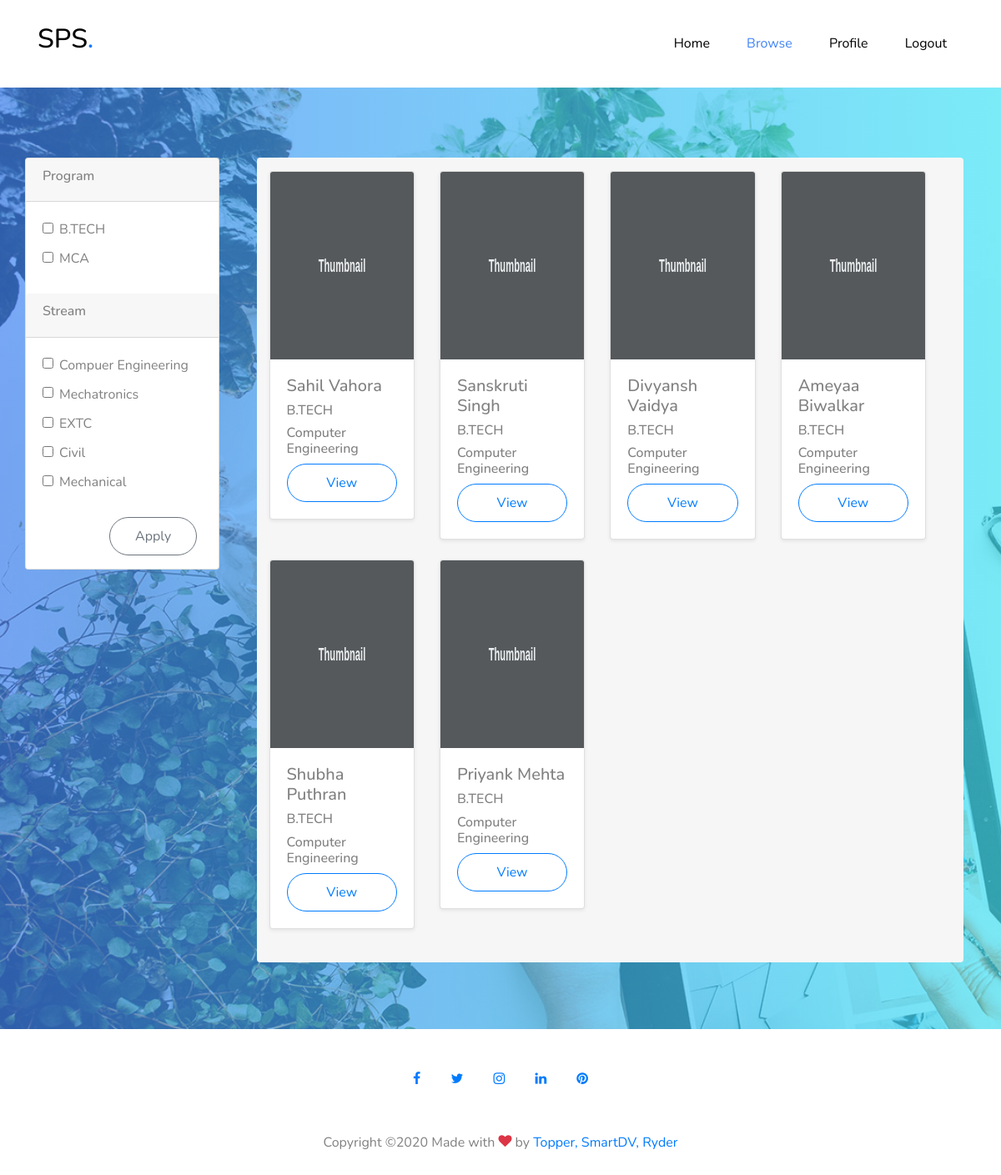
The page /profile/browse/ (signed in) on the database as committed earlier.
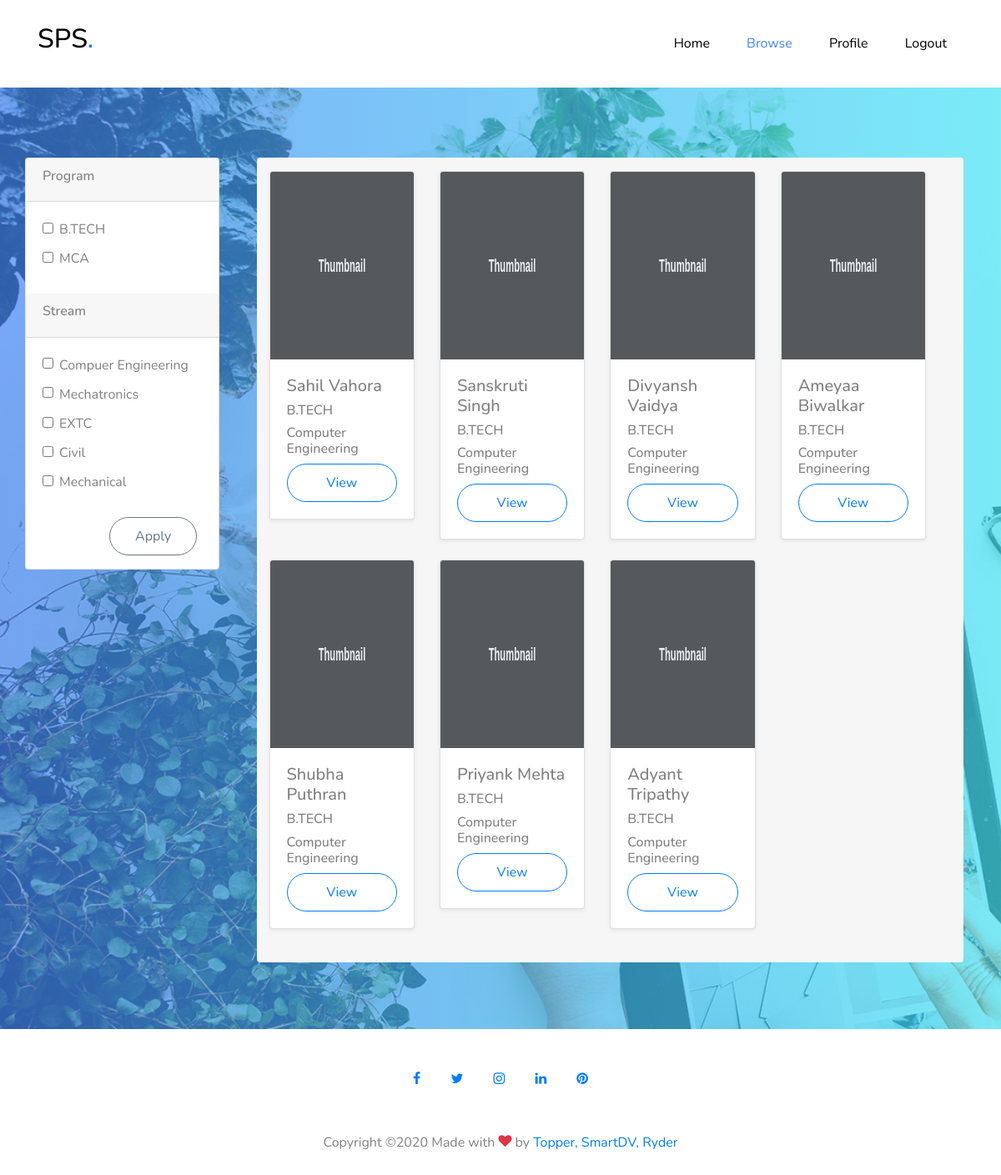
The same page on the database as committed later.
### Users/models.py (models this page shows, shortened)
class UserInfo(models.Model):
    user = models.OneToOneField(User, on_delete=models.CASCADE)
    program = models.CharField(max_length=100)
    stream = models.CharField(max_length=100)
    phone_num = models.CharField(max_length=15)
    user_img = models.URLField()
    languages = models.CharField(max_length=1000)
    projects = models.CharField(max_length=1000)
    cgpa = models.CharField(max_length=4)
    core = models.CharField(max_length=500)
    experience = models.CharField(max_length=500)

### Profile/views.py (the view)
# urls.py: path("browse/", views.browse_page, name="Browse Page"),
@login_required()
def browse_page(request):
    if request.user.is_staff:
        query_set = UserInfo.objects.all()
        context = {"object_info": query_set}
        return render(request, 'Profile/browse.html', context)
    else:
        return HttpResponse('You are not authorized to view this profile!')

### Profile/templates/Profile/browse.html (shortened to what this page needs)
{% load static %}
<html lang="en">
<head>
    <link rel="stylesheet" href="{% static 'home_fonts/icomoon/style.css'%}">
    <link rel="stylesheet" href="{% static 'home_css/bootstrap.min.css'%}">
    <link rel="stylesheet" href="{% static 'home_css/jquery-ui.css'%}">
    <link rel="stylesheet" href="{% static 'home_fonts/flaticon/font/flaticon.css'%}">
    <link rel="stylesheet" href="{% static 'home_css/style.css'%}">
    <link rel="stylesheet" href="{% static 'css/browse_page.css'%}">
</head>
<body data-spy="scroll" data-target=".site-navbar-target" data-offset="300">
<div class="site-wrap" id="home-section">
    <header class="site-navbar py-4 site-navbar-target" role="banner">
        <div class="container">
            <div class="row align-items-center">
                <div class="col-6 col-md-3 col-xl-4  d-block">
                    <h1 class="mb-0 site-logo"><a href="/" class="text-black h2 mb-0">SPS<span
                            class="text-primary">.</span> </a></h1>
                </div>
                <div class="col-12 col-md-9 col-xl-8 main-menu">
                    <nav class="site-navigation position-relative text-right" role="navigation">
                        <ul class="site-menu main-menu js-clone-nav mr-auto d-none d-lg-block ml-0 pl-0">
                            <li><a href="/" class="nav-link">Home</a></li>
                            <li><a href="" class="nav-link active">Browse</a></li>
                            <li><a href="/profile/0" class="nav-link">Profile</a></li>
                            <li><a href="/logout" class="nav-link">Logout</a></li>
                        </ul>
                    </nav>
                </div>
            </div>
        </div>
    </header>
    <br>
    <br>
    <br>
    <section id="main_section" class="site-section bg-image2 overlay"
             style="background-image:url('{% static 'home_images/hero_1.jpg'%}');">
        <div id="filter_and_profiles" class="container-fluid row">
            <div class="col-md" id="fiter_panel">
                <br>
                <div class="col">
                    <div class="card">
                        <form method="POST">
                            <article class="card-group-item">
                                <header class="card-header">
                                    <h6 class="title">Program</h6>
                                </header>
                                <div class="filter-content">
                                    <div class="card-body">
                                        <label class="form-check">
                                            <input class="form-check-input" type="checkbox" value="">
                                            <span class="form-check-label">
                                            B.TECH
                                          </span>
                                        </label>
                                        <label class="form-check">
                                            <input class="form-check-input" type="checkbox" value="">
                                            <span class="form-check-label">
                                          MCA
                                        </span>
                                        </label>
                                    </div>
                                </div>
                            </article>
                            <article class="card-group-item">
                                <header class="card-header">
                                    <h6 class="title">Stream</h6>
                                </header>
                                <div class="filter-content">
                                    <div class="card-body">
                                        <label class="form-check">
                                            <input class="form-check-input" type="checkbox" name="exampleRadio"
                                                   value="">
                                            <span class="form-check-label">Compuer Engineering</span>
                                        </label>
                                        <label class="form-check">
                                            <input class="form-check-input" type="checkbox" name="exampleRadio"
                                                   value="">
                                            <span class="form-check-label">Mechatronics</span>
                                        </label>
                                        <label class="form-check">
                                            <input class="form-check-input" type="checkbox" name="exampleRadio"
                                                   value="">
                                            <span class="form-check-label">EXTC</span>
                                        </label>
                                        <label class="form-check">
                                            <input class="form-check-input" type="checkbox" name="exampleRadio"
                                                   value="">
                                            <span class="form-check-label">Civil</span>
                                        </label>
                                        <label class="form-check">
                                            <input class="form-check-input" type="checkbox" name="exampleRadio"
                                                   value="">
                                            <span class="form-check-label">Mechanical</span>
                                        </label>
                                    </div>
                                </div>
                            </article>
                            <div class="center-block" id="apply_div">
                                <input type="button" class="btn btn-outline-secondary" value="Apply" id="apply_btn">
                            </div>
                        </form>
                    </div>
                </div>
            </div>
            <aside class="col-md-9" id="profiles_section">
                <br>
                <div class="album py-3 bg-light rounded">
                    <div class="container row">
                        {% for info in object_info %}
                        <div class=" col-md-3 ">
                            <div class="card mb-4 shadow-sm ">
                                <img class="card-img-top "
                                     data-src="holder.js/100px225?theme=thumb&amp;bg=55595c&amp;fg=eceeef&amp;text=Thumbnail "
                                     alt="Thumbnail [100%x225] " style="height: 225px; width: 100%; display: block; "
                                     data-holder-rendered="true ">
                                <div class="card-body ">
                                    <h5>{{info.user.first_name}} {{info.user.last_name}}</h5>
                                    <h6>{{info.program}}</h6>
                                    <h6>{{info.stream}}</h6>
                                    <div class="d-flex justify-content-between align-items-center ">
                                        <button type="button " href="" class="btn btn-block btn-outline-primary ">View
                                        </button>
                                    </div>
                                </div>
                            </div>
                        </div>
                        {% endfor %}
                    </div>
                </div>
            </aside>
        </div>
    </section>
    <div class="footer py-5 text-center">
        <div class="container">
            <div class="row mb-5">
                <div class="col-12">
                    <p class="mb-0">
                        <a href="#" class="p-3"><span class="icon-facebook"></span></a>
                        <a href="#" class="p-3"><span class="icon-twitter"></span></a>
                        <a href="#" class="p-3"><span class="icon-instagram"></span></a>
                        <a href="#" class="p-3"><span class="icon-linkedin"></span></a>
                        <a href="#" class="p-3"><span class="icon-pinterest"></span></a>
                    </p>
                </div>
            </div>
            <div class="row">
                <div class="col-md-12">
                    <p class="mb-0">
                        Copyright &copy;<script>document.write(new Date().getFullYear());</script>
                        Made with <i class="icon-heart text-danger" aria-hidden="true"></i> by <a href="#"
                                                                                                  target="_blank">Topper,
                        SmartDV, Ryder</a>
                    </p>
                </div>
            </div>
        </div>
    </div>
</div>
</body>
</html>

### Profile/static/home_css/style.css (style rules this page uses)
body { line-height: 1.7; color: gray; font-weight: 400; font-size: 1rem; }
a { -webkit-transition: .3s all ease; -o-transition: .3s all ease; transition: .3s all ease; }
h1, h2, h3, h4, h5, .h1, .h2, .h3, .h4, .h5 { font-family: "Nunito", -apple-system, BlinkMacSystemFont, "Segoe UI", Roboto, "Helvetica Neue", Arial, sans-serif, "Apple Color Emoji", "Segoe UI Emoji", "Segoe UI Symbol", "Noto Color Emoji"; }
.bg-light { background: #f6f6f6 !important; }
.text-black { color: #000 !important; }
.site-wrap:before { -webkit-transition: .3s all ease-in-out; -o-transition: .3s all ease-in-out; transition: .3s all ease-in-out; background: rgba(0, 0, 0, 0.6); content: ""; position: absolute; z-index: 2000; top: 0; left: 0; right: 0; bottom: 0; opacity: 0; visibility: hidden; }
.btn { font-size: 16px; border-radius: 30px; padding: 10px 30px; }
.site-section { padding: 2.5em 0; }
@media (min-width: 768px) { .site-section { padding: 5em 0; } }
.site-navbar { margin-bottom: 0px; z-index: 1999; position: absolute; width: 100%; background: #fff; }
.site-navbar .site-logo { position: relative; left: 0; top: -5px; }
.site-navbar .site-navigation .site-menu { margin-bottom: 0; }
.site-navbar .site-navigation .site-menu .active { color: #4285f4; display: inline-block; padding: 15px 20px; }
.site-navbar .site-navigation .site-menu a { text-decoration: none !important; display: inline-block; }
.site-navbar .site-navigation .site-menu>li { display: inline-block; }
.site-navbar .site-navigation .site-menu>li>a { padding: 15px 20px; color: #000; display: inline-block; text-decoration: none !important; }
.primary-gradient, .bg-image2.overlay:before { background: #4286f4; background: -moz-linear-gradient(left, #4286f4 0%, #42e2f4 100%); background: -webkit-gradient(left top, right top, color-stop(0%, #4286f4), color-stop(100%, #42e2f4)); background: -webkit-linear-gradient(left, #4286f4 0%, #42e2f4 100%); background: -o-linear-gradient(left, #4286f4 0%, #42e2f4 100%); background: -ms-linear-gradient(left, #4286f4 0%, #42e2f4 100%); background: -webkit-gradient(linear, left top, right top, from(#4286f4), to(#42e2f4)); background: linear-gradient(to right, #4286f4 0%, #42e2f4 100%); filter: progid: DXImageTransform.Microsoft.gradient( startColorstr='#4286f4', endColorstr='#42e2f4', GradientType=1); }
.bg-light { background: #ccc; }
.position-relative { position: relative; }
.bg-image2 { background-size: cover; background-attachment: fixed; position: relative; }
.bg-image2.overlay:before { content: ""; position: absolute; top: 0; left: 0; right: 0; bottom: 0; opacity: .7; }

### Profile/static/css/browse_page.css (style rules this page uses)
#main_section { display: flex; }
#apply_div { margin-left: 100px; }

Rows that differ between the two databases and show on the page:
added UserInfo: user.first_name "Adyant", user.last_name "Tripathy", program "B.TECH", stream "Computer Engineering"
